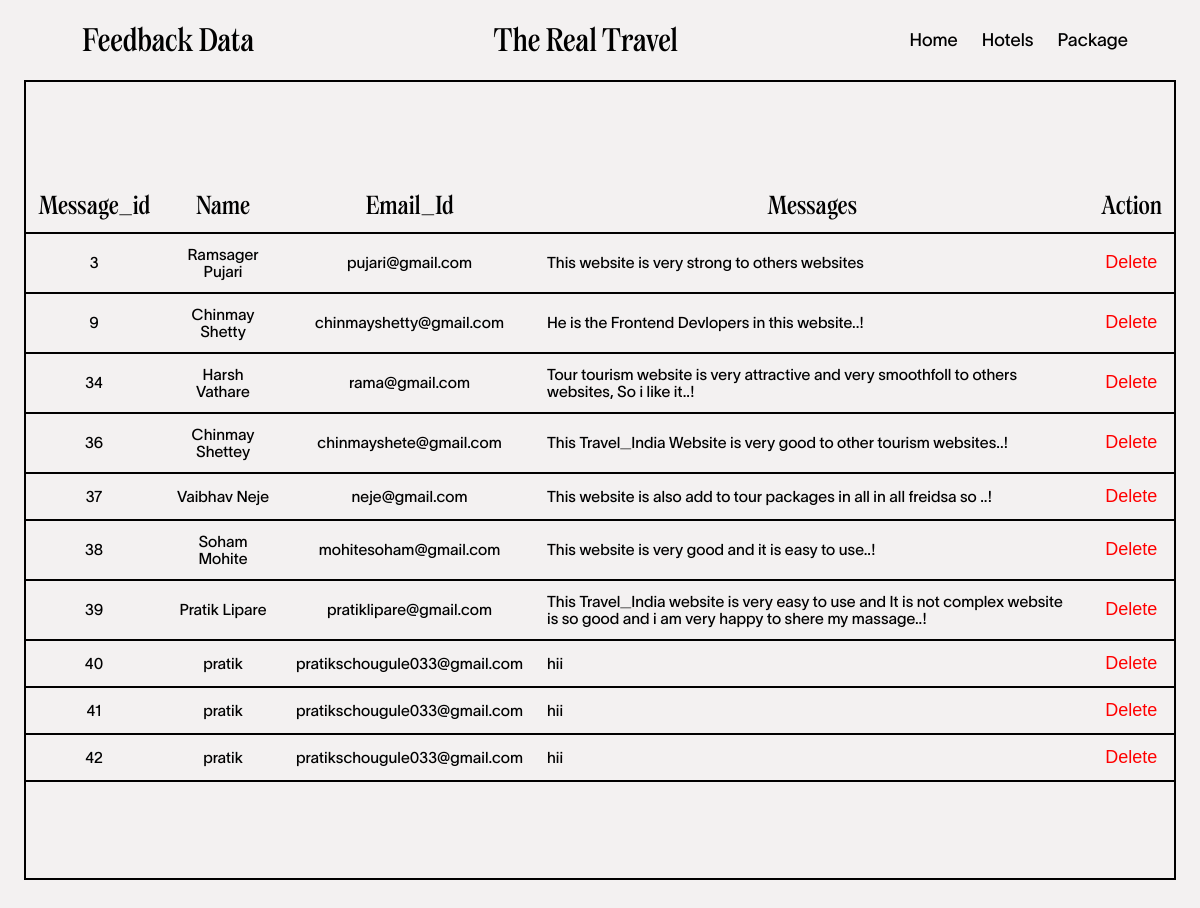
/admin/feedbackdata.php, run on an earlier commit of the app's database.
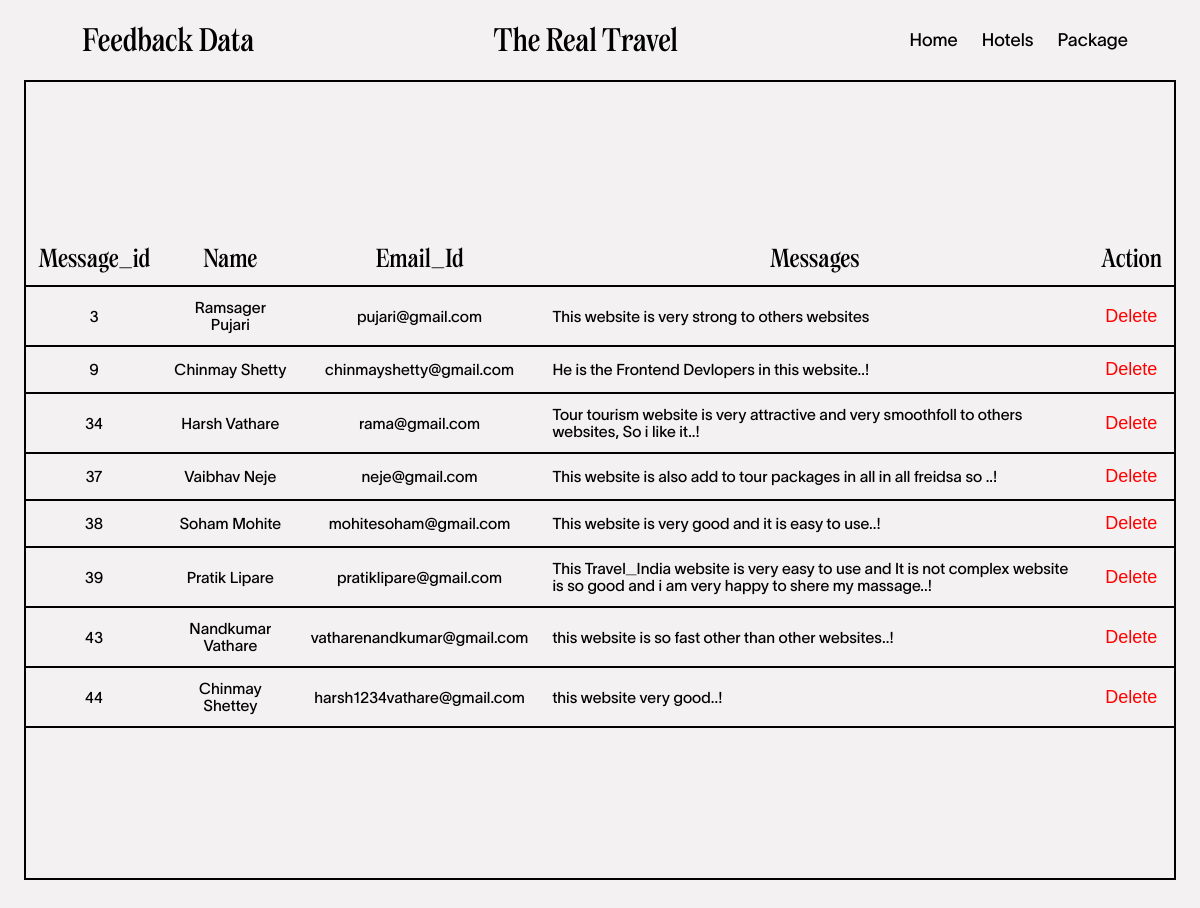
And on a later commit of the database.
### tables this page shows
CREATE TABLE `feedback` (
  `msg_Id` int(100) NOT NULL,
  `name` varchar(100) NOT NULL,
  `email` varchar(100) NOT NULL,
  `massage` varchar(500) NOT NULL
);

### admin/feedbackdata.php (the view, shortened to what this page needs)
<?php
include("../config/connection.php");
$sql = "SELECT * FROM feedback";
$result = $conn->query($sql);
?>
<!DOCTYPE html>
<html lang="en">
<head>
    <link rel="stylesheet"href="https://cdn.jsdelivr.net/npm/locomotive-scroll@3.5.4/dist/locomotive-scroll.css" />
    <link rel="stylesheet" href="../css/pwd_update.css">
</head>
<body>
        <div class="page1">
        <div class="nav">
        <div class="nav-part1">
            <h2 id="nav-part3">Feedback Data</h2>
        </div>
        <h1>the real travel</h1>
        <div class="nav-part2">
            <h3><a href="adminhomepage.php">Home</a></h3>
            <h3><a href="hotellist.php">hotels</a></h3>
            <h3><a href="tourlist.php">package</a></h3>
        </div>
    </div>
            <div class="part1">
                <table>
                    <tr>
                        <th>message_id</th>
                        <th>Name</th>
                        <th>Email_Id</th>
                        <th>Messages</th>
                        <th>Action</th>
                    </tr>
                    <?php
                    if ($result->num_rows > 0) {
                        while ($row = mysqli_fetch_assoc($result)) {
                    ?>
                            <tr>
                                <td><?php echo $row['msg_Id']; ?></td>
                                <td><?php echo $row['name']; ?></td>
                                <td><?php echo $row['email']; ?></td>
                                <td id="msg"><?php echo $row['massage']; ?></td>
                                <td><button><a href="feedbackdata.php?IDe=<?php echo $row['msg_Id'] ?>" style="text-decoration: none; color:red;">Delete</a></button></td>
                            </tr>
                    <?php
                        }
                    }
                    ?>
                </table>
            </div>
        </div>
</body>
</html>

What changed in the data, as far as the page shows it:
removed feedback: msg_Id "36", name "Chinmay Shettey", email "chinmayshete@gmail.com", massage "This Travel_India Website is very good to other tourism websites..!"
removed feedback: msg_Id "40", name "pratik", email "pratikschougule033@gmail.com", massage "hii"
removed feedback: msg_Id "41", name "pratik", email "pratikschougule033@gmail.com", massage "hii"
removed feedback: msg_Id "42", name "pratik", email "pratikschougule033@gmail.com", massage "hii"
added feedback: msg_Id "43", name "Nandkumar Vathare", email "vatharenandkumar@gmail.com", massage "this website is so fast other than other websites..!"
added feedback: msg_Id "44", name "Chinmay Shettey", email "harsh1234vathare@gmail.com", massage "this website very good..!"
